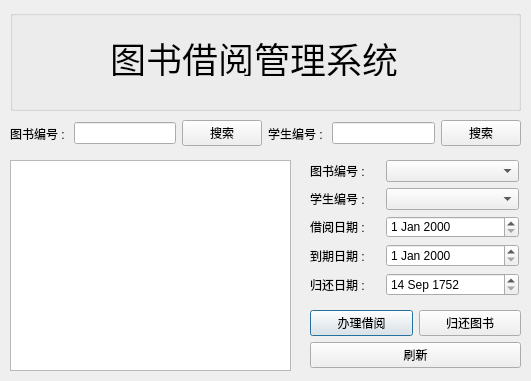
<?xml version="1.0" encoding="UTF-8"?>
<ui version="4.0">
 <class>adBorrowDialog</class>
 <widget class="QDialog" name="adBorrowDialog">
  <property name="geometry">
   <rect>
    <x>0</x>
    <y>0</y>
    <width>531</width>
    <height>381</height>
   </rect>
  </property>
  <property name="windowTitle">
   <string>Dialog</string>
  </property>
  <widget class="QWidget" name="layoutWidget">
   <property name="geometry">
    <rect>
     <x>310</x>
     <y>310</y>
     <width>211</width>
     <height>58</height>
    </rect>
   </property>
   <layout class="QVBoxLayout" name="verticalLayout_2">
    <item>
     <layout class="QHBoxLayout" name="horizontalLayout_8">
      <item>
       <widget class="QPushButton" name="pushButton">
        <property name="text">
         <string>办理借阅</string>
        </property>
       </widget>
      </item>
      <item>
       <widget class="QPushButton" name="pushButton_2">
        <property name="text">
         <string>归还图书</string>
        </property>
       </widget>
      </item>
     </layout>
    </item>
    <item>
     <layout class="QHBoxLayout" name="horizontalLayout_9">
      <item>
       <widget class="QPushButton" name="pushButton_4">
        <property name="text">
         <string>刷新</string>
        </property>
       </widget>
      </item>
     </layout>
    </item>
   </layout>
  </widget>
  <widget class="QTableView" name="tableView">
   <property name="geometry">
    <rect>
     <x>10</x>
     <y>160</y>
     <width>281</width>
     <height>211</height>
    </rect>
   </property>
  </widget>
  <widget class="QWidget" name="layoutWidget_2">
   <property name="geometry">
    <rect>
     <x>310</x>
     <y>160</y>
     <width>209</width>
     <height>136</height>
    </rect>
   </property>
   <layout class="QVBoxLayout" name="verticalLayout">
    <item>
     <layout class="QHBoxLayout" name="horizontalLayout">
      <item>
       <widget class="QLabel" name="label_2">
        <property name="text">
         <string>图书编号 : </string>
        </property>
       </widget>
      </item>
      <item>
       <widget class="QComboBox" name="comboBox">
        <property name="minimumSize">
         <size>
          <width>133</width>
          <height>0</height>
         </size>
        </property>
        <property name="maximumSize">
         <size>
          <width>133</width>
          <height>16777215</height>
         </size>
        </property>
       </widget>
      </item>
     </layout>
    </item>
    <item>
     <layout class="QHBoxLayout" name="horizontalLayout_2">
      <item>
       <widget class="QLabel" name="label_3">
        <property name="text">
         <string>学生编号 : </string>
        </property>
       </widget>
      </item>
      <item>
       <widget class="QComboBox" name="comboBox_2">
        <property name="minimumSize">
         <size>
          <width>133</width>
          <height>0</height>
         </size>
        </property>
        <property name="maximumSize">
         <size>
          <width>133</width>
          <height>16777215</height>
         </size>
        </property>
       </widget>
      </item>
     </layout>
    </item>
    <item>
     <layout class="QHBoxLayout" name="horizontalLayout_4">
      <item>
       <widget class="QLabel" name="label_5">
        <property name="text">
         <string>借阅日期 : </string>
        </property>
       </widget>
      </item>
      <item>
       <widget class="QDateEdit" name="dateEdit">
        <property name="minimumSize">
         <size>
          <width>133</width>
          <height>0</height>
         </size>
        </property>
        <property name="maximumSize">
         <size>
          <width>133</width>
          <height>16777215</height>
         </size>
        </property>
       </widget>
      </item>
     </layout>
    </item>
    <item>
     <layout class="QHBoxLayout" name="horizontalLayout_5">
      <item>
       <widget class="QLabel" name="label_6">
        <property name="text">
         <string>到期日期 : </string>
        </property>
       </widget>
      </item>
      <item>
       <widget class="QDateEdit" name="dateEdit_2">
        <property name="minimumSize">
         <size>
          <width>133</width>
          <height>0</height>
         </size>
        </property>
        <property name="maximumSize">
         <size>
          <width>133</width>
          <height>16777215</height>
         </size>
        </property>
       </widget>
      </item>
     </layout>
    </item>
    <item>
     <layout class="QHBoxLayout" name="horizontalLayout_3">
      <item>
       <widget class="QLabel" name="label_4">
        <property name="text">
         <string>归还日期 : </string>
        </property>
       </widget>
      </item>
      <item>
       <widget class="QDateEdit" name="dateEdit_3">
        <property name="minimumSize">
         <size>
          <width>133</width>
          <height>0</height>
         </size>
        </property>
        <property name="maximumSize">
         <size>
          <width>133</width>
          <height>16777215</height>
         </size>
        </property>
        <property name="dateTime">
         <datetime>
          <hour>0</hour>
          <minute>0</minute>
          <second>0</second>
          <year>1752</year>
          <month>9</month>
          <day>14</day>
         </datetime>
        </property>
        <property name="date">
         <date>
          <year>1752</year>
          <month>9</month>
          <day>14</day>
         </date>
        </property>
       </widget>
      </item>
     </layout>
    </item>
   </layout>
  </widget>
  <widget class="QGroupBox" name="groupBox">
   <property name="geometry">
    <rect>
     <x>10</x>
     <y>10</y>
     <width>511</width>
     <height>101</height>
    </rect>
   </property>
   <property name="title">
    <string/>
   </property>
   <widget class="QLabel" name="label_8">
    <property name="geometry">
     <rect>
      <x>100</x>
      <y>30</y>
      <width>288</width>
      <height>36</height>
     </rect>
    </property>
    <property name="font">
     <font>
      <pointsize>27</pointsize>
     </font>
    </property>
    <property name="text">
     <string>图书借阅管理系统</string>
    </property>
   </widget>
  </widget>
  <widget class="QWidget" name="">
   <property name="geometry">
    <rect>
     <x>10</x>
     <y>120</y>
     <width>511</width>
     <height>27</height>
    </rect>
   </property>
   <layout class="QHBoxLayout" name="horizontalLayout_10">
    <item>
     <layout class="QHBoxLayout" name="horizontalLayout_6">
      <item>
       <widget class="QLabel" name="label_7">
        <property name="text">
         <string>图书编号 : </string>
        </property>
       </widget>
      </item>
      <item>
       <widget class="QLineEdit" name="lineEdit_3">
        <property name="alignment">
         <set>Qt::AlignRight|Qt::AlignTrailing|Qt::AlignVCenter</set>
        </property>
       </widget>
      </item>
      <item>
       <widget class="QPushButton" name="pushButton_5">
        <property name="text">
         <string>搜索</string>
        </property>
       </widget>
      </item>
     </layout>
    </item>
    <item>
     <layout class="QHBoxLayout" name="horizontalLayout_7">
      <item>
       <widget class="QLabel" name="label_9">
        <property name="text">
         <string>学生编号 : </string>
        </property>
       </widget>
      </item>
      <item>
       <widget class="QLineEdit" name="lineEdit_4">
        <property name="alignment">
         <set>Qt::AlignRight|Qt::AlignTrailing|Qt::AlignVCenter</set>
        </property>
       </widget>
      </item>
      <item>
       <widget class="QPushButton" name="pushButton_6">
        <property name="text">
         <string>搜索</string>
        </property>
       </widget>
      </item>
     </layout>
    </item>
   </layout>
  </widget>
 </widget>
 <resources/>
 <connections/>
</ui>
